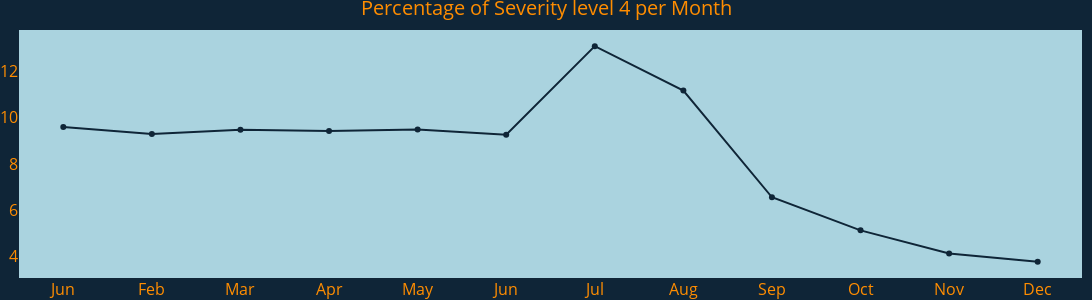

Notebook source saved alongside this figure:
### Code cell
def per_month_lineplot(df=accidents_df):
              
       # Total amount of accidents per month of the year
       tot_acdnts_per_Month = df.groupby(by=["Start_Month"]).count()["ID"]

       # Amount of accidents per month of the year and with severity level 4
       acdnts_per_Month_4 = df.loc[df["merge_severity"] == 4].groupby(by=["Start_Month"]).count()["ID"]    

       # Calculate percentages
       perc_per_month_4 = []
       for total_count, count_sev in list(zip(tot_acdnts_per_Month.values, acdnts_per_Month_4.values)):
              percent = (count_sev/total_count)*100
              perc_per_month_4.append(round(number=percent, ndigits=2))
              
       # Create lineplot
       fig = go.Figure(data=[
                             go.Scatter(
                                        x=[i for i in range(0, 12)],
                                        y=perc_per_month_4,
                                        mode="lines+markers",
                                        line={
                                              "color": "#0f2537",
                                              "width": 2
                                             },
                                       )
                            ]
                      )

       fig.update_layout(
                         title={
                                "text":"Percentage of Severity level 4 per Month", 
                                "font": {
                                         "size": 20,
                                         "color": "#FF8D00"
                                        },
                                "xanchor": "center",
                                "x": 0.5,
                                },
                         xaxis={
                                "range": [-0.5, 11.5],
                                "zeroline": False,
                                "showgrid": False, 
                                "tickmode": "array",
                                "tickvals": [i for i in range(0, 12)],
                                "ticktext": [
                                             "Jun", "Feb", "Mar", 
                                             "Apr", "May", "Jun", 
                                             "Jul", "Aug", "Sep", 
                                             "Oct", "Nov", "Dec" 
                                            ],
                                "color": "#FF8D00"
                                },
                         yaxis={
                                "showgrid": False,
                                "color": "#FF8D00"
                               },
                         font={"size": 16}, 
                         autosize=False,
                         width=1250,
                         height=300,
                         paper_bgcolor="#0f2537",
                         plot_bgcolor="#AAD3DF",
                         margin={
                                 "l": 15,
                                 "r": 10,
                                 "b": 0,
                                 "t": 30
                                },
                     ),
       return fig

fig = per_month_lineplot()
fig.show()

### Figure 1 — Plotly figure (JSON) as saved in the notebook; plotly's stock layout.template omitted (floating-point values rounded to 4 significant figures)
{"data": [{"line": {"color": "#0f2537", "width": 2}, "mode": "lines+markers", "type": "scatter", "x": [0, 1, 2, 3, 4, 5, 6, 7, 8, 9, 10, 11], "y": [9.6, 9.29, 9.48, 9.42, 9.49, 9.26, 13.09, 11.17, 6.56, 5.13, 4.13, 3.77]}], "layout": {"autosize": false, "font": {"size": 16}, "height": 300, "margin": {"b": 0, "l": 15, "r": 10, "t": 30}, "paper_bgcolor": "#0f2537", "plot_bgcolor": "#AAD3DF", "title": {"font": {"color": "#FF8D00", "size": 20}, "text": "Percentage of Severity level 4 per Month", "x": 0.5, "xanchor": "center"}, "width": 1250, "xaxis": {"color": "#FF8D00", "range": [-0.5, 11.5], "showgrid": false, "tickmode": "array", "ticktext": ["Jun", "Feb", "Mar", "Apr", "May", "Jun", "Jul", "Aug", "Sep", "Oct", "Nov", "Dec"], "tickvals": [0, 1, 2, 3, 4, 5, 6, 7, 8, 9, 10, 11], "zeroline": false}, "yaxis": {"color": "#FF8D00", "showgrid": false}}}
